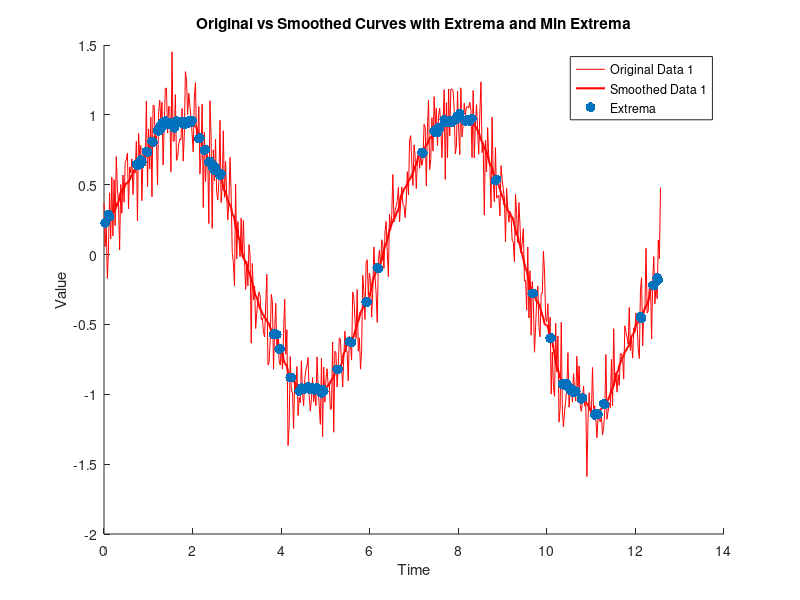
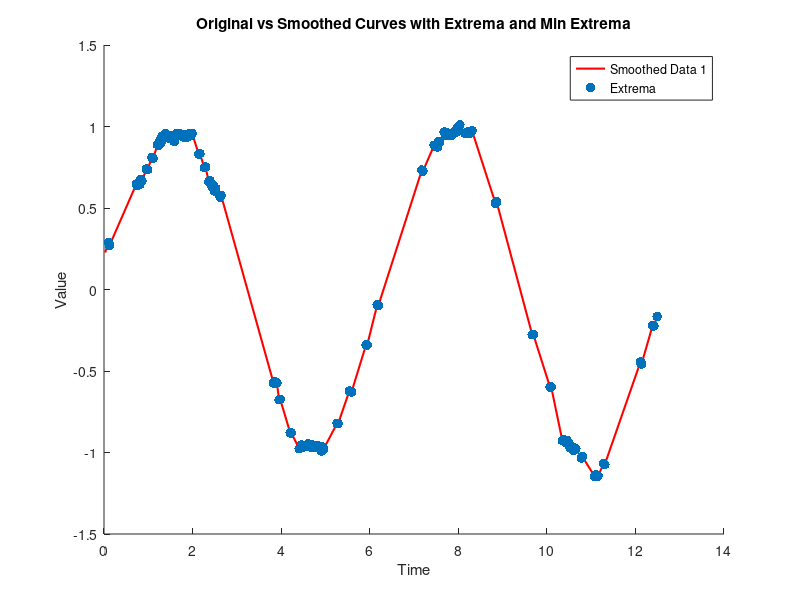
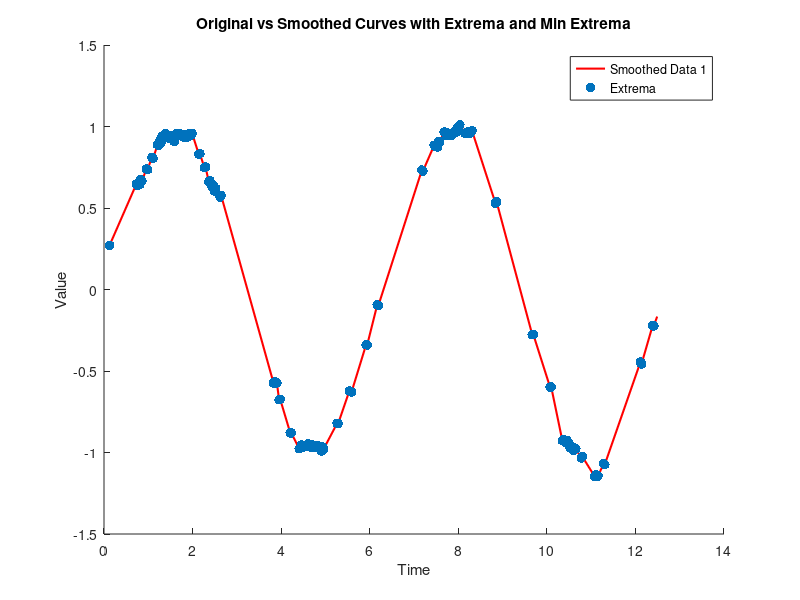

MATLAB code for these plots, in order:
% 生成模拟数据
x = linspace(0, 4*pi, 500); % 时间点
data1 = sin(x) + 0.2 * randn(size(x)); % 红色曲线 (带噪声)

% 平滑处理
windowSize = 20; % 移动平均窗口大小
smoothedData1 = movmean(data1, windowSize);

% 寻找极值点
dy = diff(smoothedData1); % 计算一阶差分
signChangeIdx = find(diff(sign(dy)) ~= 0); % 找到符号变化点（即极值点）

% 检查极值点
extremaX = x(signChangeIdx + 1); % 极值点的 x 坐标
extremaY = smoothedData1(signChangeIdx + 1); % 极值点的 y 值

% % 寻找极小值点
% secondDeriv = diff(dy); % 计算二阶导数
% minExtremaIdx = sign(secondDeriv(signChangeIdx)); % 判断是极小值点
% 
% % 找到极小值点
% minExtremaX = extremaX(minExtremaIdx > 0); % 极小值点的 x 坐标
% minExtremaY = extremaY(minExtremaIdx > 0); % 极小值点的 y 值

% 绘制原始数据与平滑数据
figure;
hold on;
plot(x, data1, 'red', 'DisplayName', 'Original Data 1'); % 原始数据
plot(x, smoothedData1, 'r', 'LineWidth', 1.5, 'DisplayName', 'Smoothed Data 1'); % 平滑数据

% 标记极值点和极小值点
scatter(extremaX, extremaY, 50, 'blue', 'filled', 'DisplayName', 'Extrema'); % 标记极值点
% scatter(minExtremaX, minExtremaY, 50, 'green', 'filled', 'DisplayName', 'Min Extrema'); % 标记极小值点

% 连接极小值点
% plot(minExtremaX, minExtremaY, 'go-', 'LineWidth', 2, 'DisplayName', 'Min Extrema Line'); 

legend;
title('Original vs Smoothed Curves with Extrema and Min Extrema');
xlabel('Time');
ylabel('Value');


% 生成模拟数据
x = extremaX; % 时间点
data1 = extremaY; % 红色曲线 (带噪声)

% 寻找极值点
dy = diff(data1); % 计算一阶差分
signChangeIdx = find(diff(sign(dy)) ~= 0); % 找到符号变化点（即极值点）

% 检查极值点
extremaX = x(signChangeIdx + 1); % 极值点的 x 坐标
extremaY = data1(signChangeIdx + 1); % 极值点的 y 值

% % 寻找极小值点
% secondDeriv = diff(dy); % 计算二阶导数
% minExtremaIdx = sign(secondDeriv(signChangeIdx)); % 判断是极小值点
% 
% % 找到极小值点
% minExtremaX = extremaX(minExtremaIdx > 0); % 极小值点的 x 坐标
% minExtremaY = extremaY(minExtremaIdx > 0); % 极小值点的 y 值

% 绘制原始数据与平滑数据
figure;
hold on;
plot(x, data1, 'r', 'LineWidth', 1.5, 'DisplayName', 'Smoothed Data 1'); % 平滑数据

% 标记极值点和极小值点
scatter(extremaX, extremaY, 50, 'blue', 'filled', 'DisplayName', 'Extrema'); % 标记极值点
% scatter(minExtremaX, minExtremaY, 50, 'green', 'filled', 'DisplayName', 'Min Extrema'); % 标记极小值点

% 连接极小值点
% plot(minExtremaX, minExtremaY, 'go-', 'LineWidth', 2, 'DisplayName', 'Min Extrema Line'); 

legend;
title('Original vs Smoothed Curves with Extrema and Min Extrema');
xlabel('Time');
ylabel('Value');



% 生成模拟数据
x = extremaX; % 时间点
data1 = extremaY; % 红色曲线 (带噪声)

% 寻找极值点
dy = diff(data1); % 计算一阶差分
signChangeIdx = find(diff(sign(dy)) ~= 0); % 找到符号变化点（即极值点）

% 检查极值点
extremaX = x(signChangeIdx + 1); % 极值点的 x 坐标
extremaY = data1(signChangeIdx + 1); % 极值点的 y 值

% % 寻找极小值点
% secondDeriv = diff(dy); % 计算二阶导数
% minExtremaIdx = sign(secondDeriv(signChangeIdx)); % 判断是极小值点
% 
% % 找到极小值点
% minExtremaX = extremaX(minExtremaIdx > 0); % 极小值点的 x 坐标
% minExtremaY = extremaY(minExtremaIdx > 0); % 极小值点的 y 值

% 绘制原始数据与平滑数据
figure;
hold on;
plot(x, data1, 'r', 'LineWidth', 1.5, 'DisplayName', 'Smoothed Data 1'); % 平滑数据

% 标记极值点和极小值点
scatter(extremaX, extremaY, 50, 'blue', 'filled', 'DisplayName', 'Extrema'); % 标记极值点
% scatter(minExtremaX, minExtremaY, 50, 'green', 'filled', 'DisplayName', 'Min Extrema'); % 标记极小值点

% 连接极小值点
% plot(minExtremaX, minExtremaY, 'go-', 'LineWidth', 2, 'DisplayName', 'Min Extrema Line'); 

legend;
title('Original vs Smoothed Curves with Extrema and Min Extrema');
xlabel('Time');
ylabel('Value');
